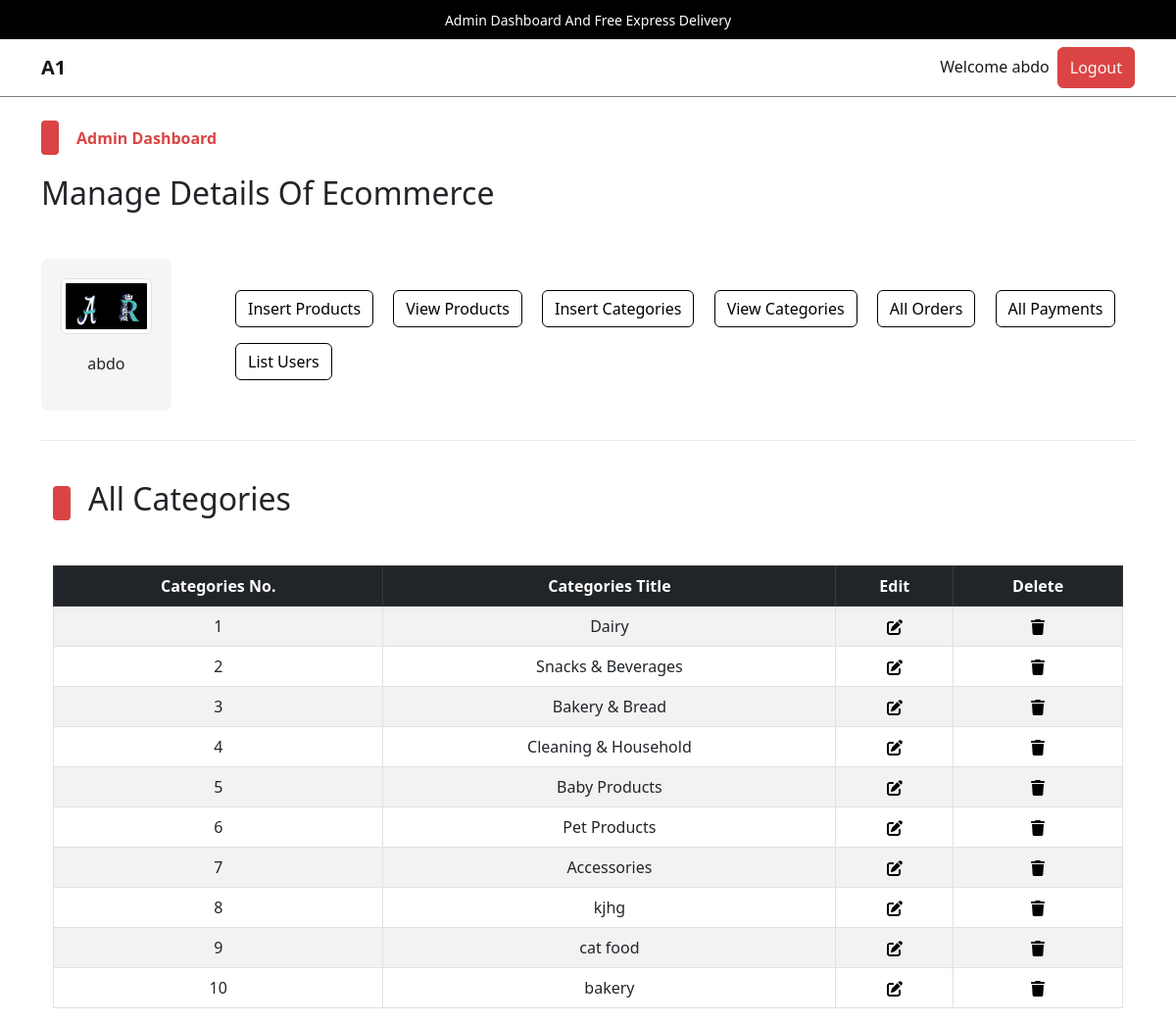
Page /admin/index.php?view_categories (signed in) on the committed database.
### tables this page shows
CREATE TABLE `admin_table` (
  `admin_id` int(11) NOT NULL,
  `admin_name` varchar(100) NOT NULL,
  `admin_email` varchar(200) NOT NULL,
  `admin_image` varchar(255) NOT NULL,
  `admin_password` varchar(255) NOT NULL
);

CREATE TABLE `categories` (
  `category_id` int(11) NOT NULL,
  `category_title` varchar(100) NOT NULL
);

### admin/view_categories.php (the view, shortened to what this page needs)
<!DOCTYPE html>
<html lang="en">
<head>
</head>
<body>
    <div class="container">
        <div class="categ-header">
            <div class="sub-title">
                <span class="shape"></span>
                <h2>All Categories</h2>
            </div>
        </div>
        <div class="table-data">
            <table class="table table-bordered table-hover table-striped text-center">
                <thead class="table-dark">
                    <tr>
                        <th>Categories No.</th>
                        <th>Categories Title</th>
                        <th>Edit</th>
                        <th>Delete</th>
                    </tr>
                </thead>
                <tbody>
                    <?php
                        $get_category_query = "SELECT * FROM `categories`";
                        $get_category_result = mysqli_query($con,$get_category_query);
                        $id_number = 1;
                        while($row_fetch_categories = mysqli_fetch_array($get_category_result)){
                            $category_id = $row_fetch_categories['category_id'];
                            $category_title = $row_fetch_categories['category_title'];
                            echo "
                            <tr>
                            <td>$id_number</td>
                            <td>$category_title</td>
                            <td>
                                <a href='index.php?edit_category=$category_id'>
                                </a>
                            </td>
                            <td>
                                <a href='index.php?delete_category=$category_id' data-bs-toggle='modal' data-bs-target='#deleteModal_$category_id'>
                                </a>
                                <div class='modal fade' id='deleteModal_$category_id' tabindex='-1' aria-labelledby='deleteModal_$category_id.Label' aria-hidden='true'>
                                                            <a class='text-light' href='index.php?delete_brand=$category_id'>
                                                                Delete $category_title
                                                            </a>
                                </div>
                            </td>
                        </tr>
                            ";
                            $id_number++;
                        }
                    ?>
                </tbody>
            </table>
        </div>
    </div>
</body>
</html>

### admin/index.php (shortened to what this page needs)
<?php
    include('../functions/common_functions.php');
    if(isset($_SESSION['admin_username'])){
        $admin_name = $_SESSION['admin_username'];
        $get_admin_data = "SELECT * FROM `admin_table` WHERE admin_name = '$admin_name'";
        $get_admin_result = mysqli_query($con,$get_admin_data);
        $row_fetch_admin_data = mysqli_fetch_array($get_admin_result);
        $admin_name = $row_fetch_admin_data['admin_name'];
        $admin_image = $row_fetch_admin_data['admin_image'];
    }else{
        echo "<script>window.open('./admin_login.php','_self');</script>";
    }
?>
<!DOCTYPE html>
<html lang="en">
<head>
    <link rel="stylesheet" href="../assets/css/bootstrap.css" />
    <link rel="stylesheet" href="../assets/css/main.css" />
</head>
<body>
    <div class="upper-nav primary-bg p-2 px-3 text-center text-break">
        <span>Admin Dashboard And Free Express Delivery</span>
    </div>
    <nav class="navbar navbar-expand-lg navbar-light bg-light">
        <div class="container">
            <a class="navbar-brand fw-bold" href="#">A1</a>
            <div class="collapse navbar-collapse" id="navbarSupportedContentad">
                <ul class="navbar-nav ms-auto mb-2 mb-lg-0">
                    <li class="nav-item">
                        <a class="nav-link active" aria-current="page" href="#">Welcome <?php echo $admin_name;?></a>
                    </li>
                    <li class="nav-item">
                    <button class="btn btn-primary p-0 px-1">
                            <a href="./admin_logout.php" class="nav-link text-light">Logout</a>
                        </button>
                    </li>
                </ul>
            </div>
        </div>
    </nav>
    <div class="control">
        <div class="container pt-4 pb-0">
            <div class="categ-header">
                <div class="sub-title">
                    <span class="shape"></span>
                    <span class="title">Admin Dashboard</span>
                </div>
                <h2>Manage Details Of Ecommerce</h2>
            </div>
            <div class="row align-items-center">
                <div class="col-md-2">
                    <div class="admin-image">
                        <a href="./index.php"><img src="./admin_images/<?php echo $admin_image;?>" class="img-thumbnail" alt="Admin Photo"></a>
                        <p><?php echo $admin_name;?></p>
                    </div>
                </div>
                <div class="col-md-10">
                    <div class="buttons">
                        <button class="btn btn-outline-primary m-2">
                            <a href="./insert_product.php" class="nav-link">Insert Products</a>
                        </button>
                        <button class="btn btn-outline-primary m-2">
                            <a href="index.php?view_products" class="nav-link">View Products</a>
                        </button>
                        <button class="btn btn-outline-primary m-2">
                            <a href="index.php?insert_category" class="nav-link">Insert Categories</a>
                        </button>
                        <button class="btn btn-outline-primary m-2">
                            <a href="index.php?view_categories" class="nav-link">View Categories</a>
                        </button>
                        <button class="btn btn-outline-primary m-2">
                            <a href="index.php?list_orders" class="nav-link">All Orders</a>
                        </button>
                        <button class="btn btn-outline-primary m-2">
                            <a href="index.php?list_payments" class="nav-link">All Payments</a>
                        </button>
                        <button class="btn btn-outline-primary m-2">
                            <a href="index.php?list_users" class="nav-link">List Users</a>
                        </button>
                    </div>
                </div>
            </div>
        </div>
    </div>
    <div class="container">
        <div class="divider"></div>
    </div>
    <div class="change-page">
        <div class="container">
            <?php
            if(isset($_GET['view_categories'])){
                include('./view_categories.php');
            }
            ?>
        </div>
    </div>
</body>
</html>

### assets/css/main.css (style rules this page uses)
* { -webkit-box-sizing: border-box; -moz-box-sizing: border-box; box-sizing: border-box; margin: 0; padding: 0; }
html { scroll-behavior: smooth; }
a { text-decoration: none; color: #000000; cursor: pointer; }
button, input[type="submit"] { cursor: pointer; }
ul { list-style: none; }
.primary-bg { background-color: #000; }
.divider { background-color: #eaeaea; height: 1.5px; width: 100%; margin-top: 30px; margin-bottom: 40px; }
.container .categ-header { display: flex; flex-direction: column; gap: 20px; margin-bottom: 40px; }
.container .categ-header .sub-title { display: flex; flex-direction: row; gap: 18px; align-items: center; }
.container .categ-header .sub-title span:nth-of-type(1) { width: 18px; height: 35px; background-color: #DB4444; border-radius: 4px; -webkit-border-radius: 4px; -moz-border-radius: 4px; -ms-border-radius: 4px; -o-border-radius: 4px; }
.shape { display: inline-block; width: 18px; height: 35px; background-color: #DB4444; border-radius: 4px; -webkit-border-radius: 4px; -moz-border-radius: 4px; -ms-border-radius: 4px; -o-border-radius: 4px; }
.container .categ-header .sub-title span:nth-of-type(2) { color: #DB4444; font-weight: bold; }
.upper-nav span { color: #ffffff; font-size: 14px; }
.bg-light { background-color: #ffffff !important; border-bottom: 1px solid #7D8184; }
.control .container .row .admin-image { width: 80%; background-color: #F5F5F5; padding: 20px; display: flex; flex-direction: column; gap:18px; align-items: center; border-radius: 8px; -webkit-border-radius: 8px; -moz-border-radius: 8px; -ms-border-radius: 8px; -o-border-radius: 8px; }
.control .container .row .admin-image img { width: 100%; }
.control .container .row .buttons a.nav-link { transition: 0s; -webkit-transition: 0s; -moz-transition: 0s; -ms-transition: 0s; -o-transition: 0s; }
td { vertical-align: middle; }

### rows in the picture
admin_table: admin_name "abdo", admin_image (picture)
categories: category_title "Dairy"
categories: category_title "Snacks & Beverages"
categories: category_title "Bakery & Bread"
categories: category_title "Cleaning & Household"
categories: category_title "Baby Products"
categories: category_title "Pet Products"
categories: category_title "Accessories"
categories: category_title "kjhg"
categories: category_title "cat food"
categories: category_title "bakery"
